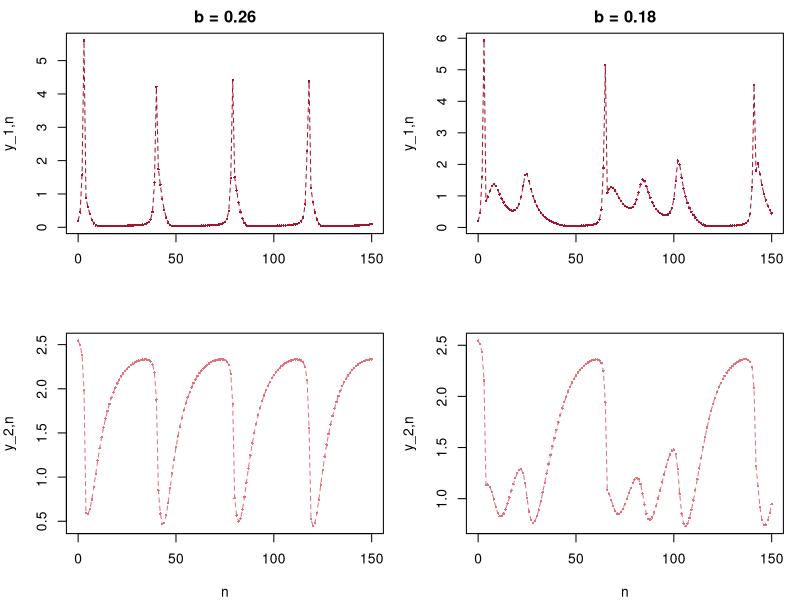

R code for this plot:
# Abb. 2.19: Aktionspotentiale im Chialvo-Modell (Buch, Abschnitt 2.5, Gl. 2.33)
# y1_{n+1} = y1_n^2 exp(y2_n - y1_n) + k,  y2_{n+1} = a y2_n - b y1_n + c  mit a = 0.89, c = 0.28, k = 0.03
# links b = 0.26 (regelmäßig), rechts b = 0.18 (chaotisch, frühe Nachdepolarisationen); oben y1, unten y2
# (c) 2026 Philipp Kügler · Programm zum Buch „Dynamische Systeme in den Lebenswissenschaften“ · MIT-Lizenz (siehe LICENSE)
a <- 0.89; c <- 0.28; k <- 0.03; N <- 150
par(mfcol = c(2, 2), mar = c(4, 4, 2, 1))
for (b in c(0.26, 0.18)) {
  y1 <- numeric(N + 1); y2 <- numeric(N + 1)
  y1[1] <- 0.2; y2[1] <- c / (1 - a)
  for (j in 1:N) {
    y1[j + 1] <- y1[j]^2 * exp(y2[j] - y1[j]) + k
    y2[j + 1] <- a * y2[j] - b * y1[j] + c
  }
  ap <- sum(y1[-1] > 1 & y1[-(N + 1)] <= 1)   # Anzahl der Ausschläge über 1
  cat(sprintf("b = %g: %d Aktionspotentiale in %d Schritten, max y1 = %.2f\n", b, ap, N, max(y1)))
  plot(0:N, y1, type = "o", lty = 2, pch = 16, cex = 0.4, col = rgb(0.64, 0.08, 0.18), xlab = "", ylab = "y_1,n", main = sprintf("b = %g", b))
  plot(0:N, y2, type = "o", lty = 2, pch = 16, cex = 0.4, col = rgb(0.89, 0.44, 0.49), xlab = "n", ylab = "y_2,n")
}
